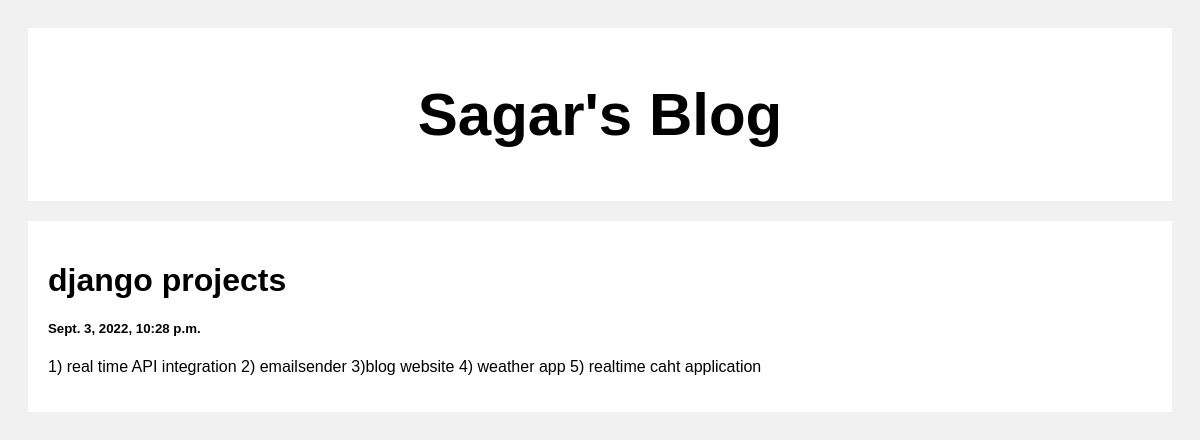
Screenshot of /post/2 with the database file from the repository.
### posts/models.py (models this page shows)
class Post(models.Model):
    title = models.CharField(max_length=100)
    body = models.CharField(max_length=1000000)
    created_at = models.DateTimeField(default=datetime.now, blank=True)

### posts/views.py (the view)
# urls.py: path('post/<str:pk>', views.post,name='post')
def post(request, pk):
    posts = Post.objects.get(id=pk)
    return render(request, 'posts.html', {'posts': posts})

### templates/posts.html (shortened to what this page needs)
<!DOCTYPE html>
<html>
<head>
</head>
<body>
<div class="header">
  <h2>Sagar's Blog</h2>
</div>
<div class="row">
  <div class="leftcolumn">
    <div class="card">
        <h1>{{posts.title}}</h1>
        <h5>{{posts.created_at}}</h5>
        <p>{{posts.body}}</p>
    </div>
  </div>
</div>
</body>
</html>

### templates/posts.html (style rules this page uses)
* { box-sizing: border-box; }
body { font-family: Arial; padding: 20px; background: #f1f1f1; }
.header { padding: 2px; font-size: 40px; text-align: center; background: white; }
.leftcolumn { float: left; width: 100%; }
.card { background-color: white; padding: 20px; margin-top: 20px; }
.row:after { content: ""; display: table; clear: both; }

### rows the page displays
Post: title "django projects", created_at "Sept. 3, 2022, 10:28 p.m.", body "1) real time API integration 2) emailsender 3)blog website 4) weather app 5) realtime caht application"
